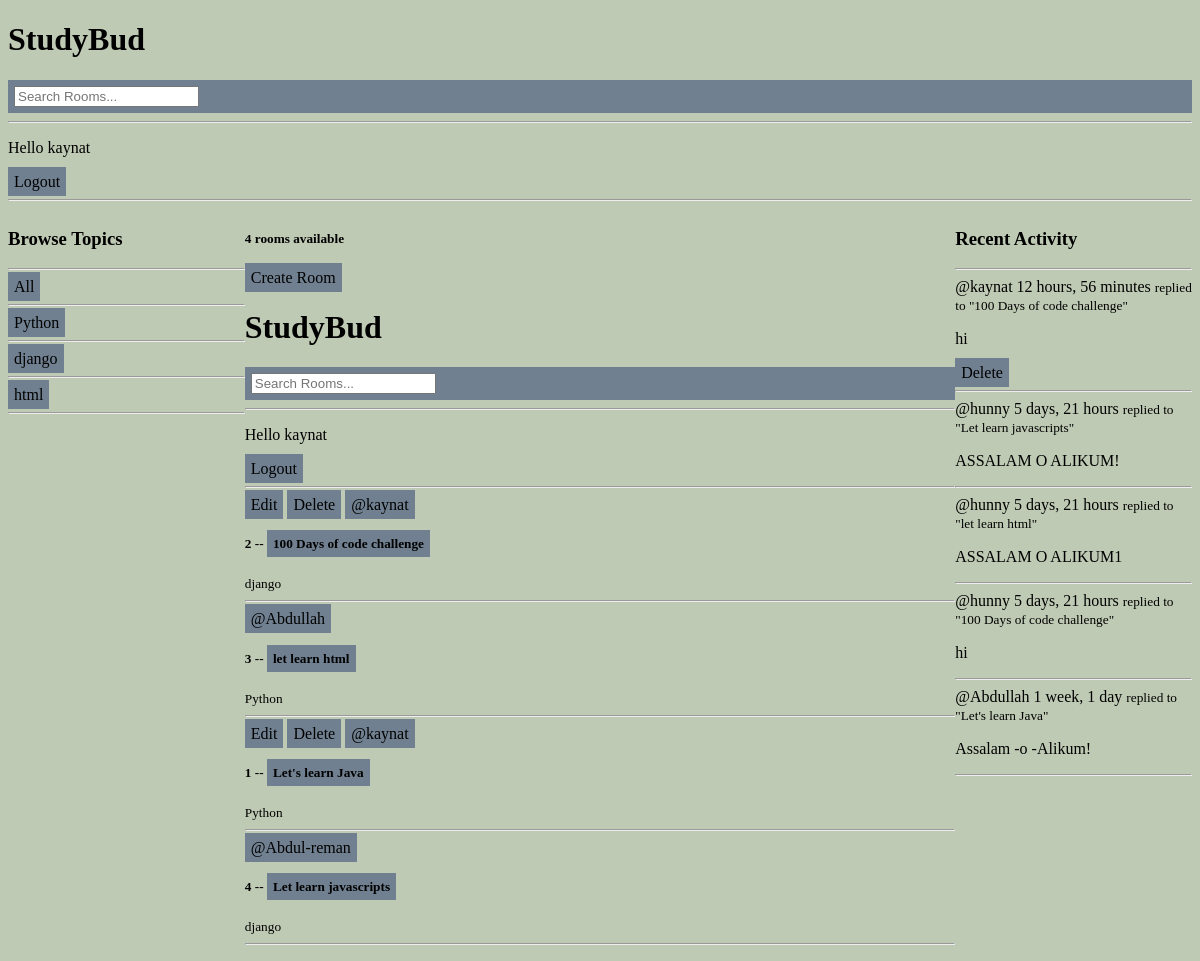
/ (signed in), run on the app's committed database.
### base/models.py (models this page shows, shortened)
class Topic(models.Model):
    name =models.CharField(max_length=200)

class Room(models.Model):
    host =  models.ForeignKey(User, on_delete=models.SET_NULL, null= True)
    topic =  models.ForeignKey(Topic, on_delete=models.SET_NULL, null= True)
    name = models.CharField(max_length=200)
    description = models.TextField(null=True, blank=True)
    participants = models.ManyToManyField(User, related_name='Participants', blank= True)
    updated = models.DateTimeField(auto_now=True)
    created =models.DateTimeField(auto_now_add=True)
    class Meta:
        ordering = ['-updated', '-created']
    def __str__(self):
        return self.name

class Message(models.Model):
    user = models.ForeignKey(User, on_delete=models.CASCADE)
    room = models.ForeignKey(Room, on_delete=models.CASCADE)
    body = models.TextField()
    updated = models.DateTimeField(auto_now=True)
    created =models.DateTimeField(auto_now_add=True)
    class Meta:
        ordering = ['-updated', '-created']
    def __str__(self):
        return self.body[0:50]

### base/views.py (the view)
# urls.py: path('', views.home, name="home"),
def home(request):
    q = request.GET.get('q') if request.GET.get('q') != None else ''
    rooms = Room.objects.filter(Q(topic__name__icontains=q) |
    Q(name__icontains=q) |
    Q(description__icontains=q)
    )
    topics =Topic.objects.all()
    room_count= rooms.count()
    room_messages = Message.objects.filter(Q(room__topic__name__icontains=q))
    context = {'rooms': rooms, 'topics': topics, 'room_count': room_count ,
    'room_messages': room_messages
    }
    return render(request, "base/home.html" , context )

### base/templates/base/home.html (shortened to what this page needs)
{% extends 'main.html' %}
{% block content%}
<div class="container" id="cont1">
 <div class="home-container">
    <div>
        {% include 'base/topics_component.html'%}
    </div>
    <div>
        <h5>{{room_count}} rooms available</h5>
        <a href="{% url 'create-room'%}" class="btn"> Create Room</a>
        {% include 'base/feed_component.html'%}
    <div>
       {% include  'base/activity_component.html' %}
{% endblock%}

### templates/navbar.html (shortened to what this page needs)
<div class="container" id="cont1">
<a href="/">
    <h1>StudyBud</h1>
</a>
<form method="GET" action="{% url 'home'%}" class="btn">
    <input type="text" name="q" placeholder="Search Rooms..." />
</form>
<hr>
{% if  request.user.is_authenticated %}
<P> Hello {{request.user}}</p>
<a href="{% url 'logout' %}" class="btn" >Logout</a>
{% else %}
<a href="{% url 'login' %}" class="btn"> Login</a>
{% endif%}
<hr>
</div>

### base/templates/base/topics_component.html (shortened to what this page needs)
<div class="container" id="cont1">
       <h3> Browse Topics </h3>
       <hr>
       <div>
             <a href="{%url 'home' %}" class="btn"> All</a>
             <hr>
        </div>
        {% for topic in topics%}
        <div>
             <a href="{%url 'home' %}?q={{topic.name}}"  class="btn"> {{topic.name}}</a>
             <hr>
        </div>
        {%endfor%}
</div>

### base/templates/base/feed_component.html (shortened to what this page needs)
{% include 'navbar.html' %}
<!DOCTYPE html>
<html>
<head>
</head>
<body>
    <div class="container" id="cont1">
    <div>
        {% for room in rooms %}
            <div>
                {% if request.user == room.host %}
                <a href="{% url 'update-room' room.id %}" class="btn" > Edit</a>
                <a href=" {% url 'delete-room' room.id %}" class="btn" > Delete</a>
                {% endif%}
                <a href="{% url 'user-profile' room.host.id %}" class="btn">@{{room.host.username}}</a>
                <h5>{{room.id}} -- <a href="{% url 'room' room.id %}" class="btn"> {{room.name}}</a></h5>
                <small>{{room.topic.name}}</small>
                <hr>
            </div>
        {%  endfor %}
    </div>
</body>
    </div>
</html>

### base/templates/base/activity_component.html (shortened to what this page needs)
<div class="container" id="cont1">
<h3> Recent Activity </h3>
<hr>
{% for message in room_messages%}
    <div>
        <small<a href="{% url 'user-profile'  message.user.id %}" >@{{message.user}}</a> {{message.created|timesince}}</small>
        <small> replied to "{{message.room}}" </small>
        <p> {{message}}</p>
        {% if request.user == message.user%}
        </div>
            <div class="btn-group" role="group" aria-label="Basic mixed styles example">
            <a href ="{% url 'delete-message' message.id  %}" class="btn"> Delete</a>
        </div>
        {% endif %}
        <hr>
    </div>
{% endfor%}
</div>

### static/styles/main.css (style rules this page uses)
body { border: 2px red; background-color: rgba(104, 129, 78, 0.418); padding: 34; margin: 34; }

### templates/main.html (style rules this page uses)
.btn { background-color: slategrey; }

### templates/navbar.html (style rules this page uses)
a { text-decoration: none; color: black; }
.btn { background-color: slategrey; padding: 6px; border:none; cursor=pointer; font-size=18px; border-radius=4px; }

### base/templates/base/home.html (style rules this page uses)
.home-container { display: grid; grid-template-columns: 1fr 3fr 1fr; }
a { text-decoration: none; color: black; }
.btn { background-color: slategrey; padding: 6px; border:none; cursor=pointer; font-size=18px; border-radius=4px; }

### base/templates/base/topics_component.html (style rules this page uses)
a { text-decoration: none; color: black; }
.btn { background-color: blue; padding: 6px; border:none; cursor=pointer; font-size=18px; border-radius=4px; }

### base/templates/base/feed_component.html (style rules this page uses)
a { text-decoration: none; color: black; }
.btn { background-color: slategrey; padding: 6px; border:none; cursor=pointer; font-size=18px; border-radius=4px; }

### base/templates/base/activity_component.html (style rules this page uses)
a { text-decoration: none; color: black; }
.btn { background-color: slategrey; padding: 6px; border:none; cursor=pointer; font-size=18px; border-radius=4px; }

### data on the page
Topic: name "Python"
Topic: name "django"
Topic: name "html"
Room: shows "Edit", host.username "kaynat", id "2", name "100 Days of code challenge", topic.name "django"
Room: host.username "Abdullah", id "3", name "let learn html", topic.name "Python"
Room: shows "Edit", host.username "kaynat", id "1", name "Let's learn Java", topic.name "Python"
Room: host.username "Abdul-reman", id "4", name "Let learn javascripts", topic.name "django"
Message: user "kaynat", created "12 hours, 56 minutes", room "100 Days of code challenge", body "hi", shows "Delete"
Message: user "hunny", created "5 days, 21 hours", room "Let learn javascripts", body "ASSALAM O ALIKUM!"
Message: user "hunny", created "5 days, 21 hours", room "let learn html", body "ASSALAM O ALIKUM1"
Message: user "hunny", created "5 days, 21 hours", room "100 Days of code challenge", body "hi"
Message: user "Abdullah", created "1 week, 1 day", room "Let's learn Java", body "Assalam -o -Alikum!"

### other printed values
{{ request.user }} "kaynat kaynat"
{{ room_count }} "4"
